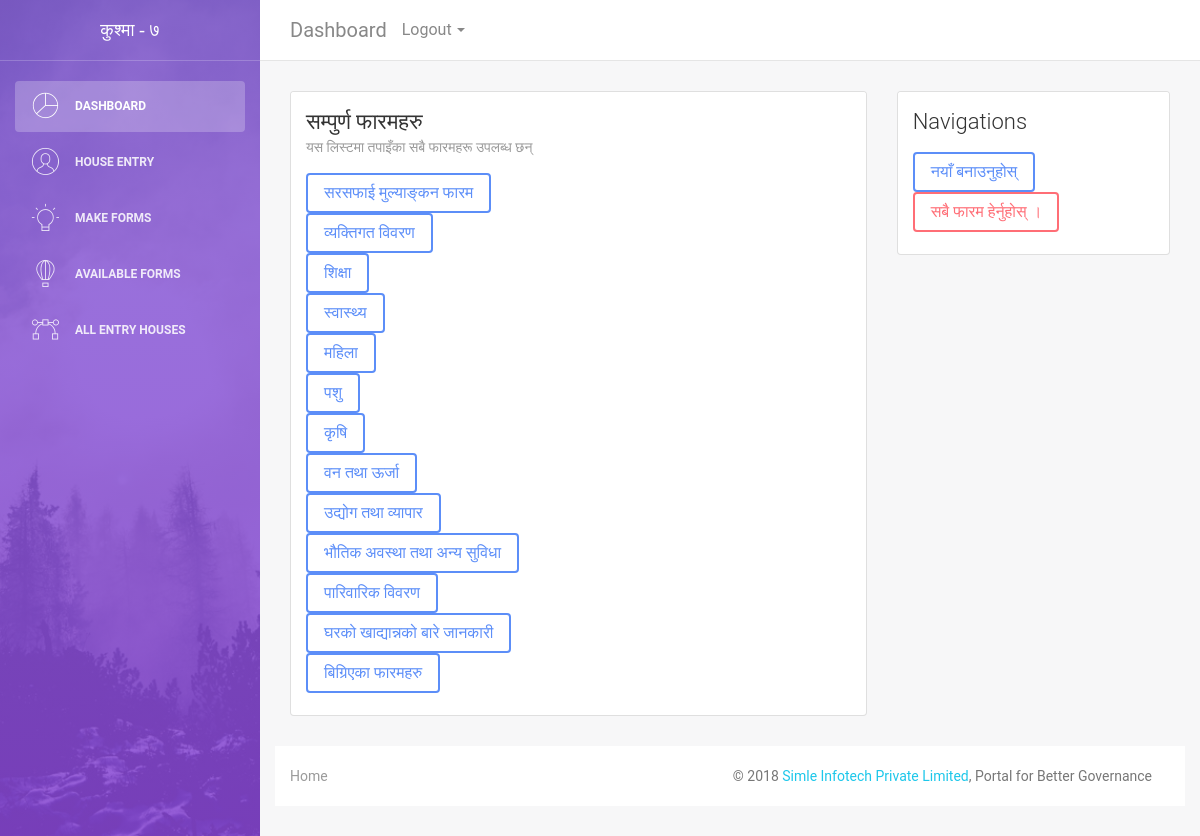
/forms/design/, run on an earlier commit of the app's database.
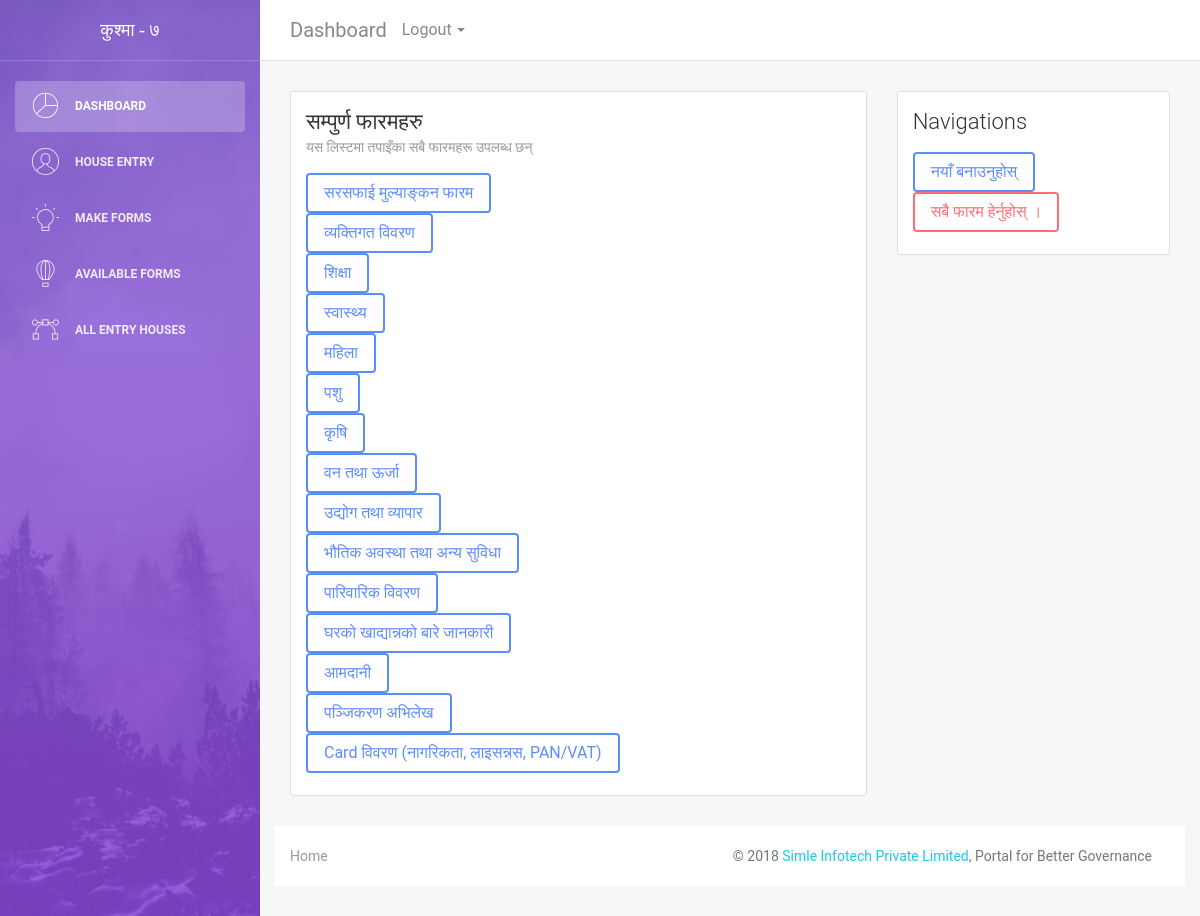
And on a later commit of the database.
### formentry/submodals/formGenerator.py (models this page shows)
class formValue(models.Model):
    formName = models.TextField('Form Name (फारमको नाम)')
    markers = models.IntegerField('Total Markers (प्राप्ताङ्कको जम्मा सङ्ख्या)', default=1)
    formTypeChoices = (
    (1,'House'), (2,'Family'), (3, 'Individual')
    )
    formType = models.IntegerField('Form Target Group',choices=formTypeChoices, default=3)
    jsonText = models.TextField('Json Text')
    def __str__(self):
        return self.formName;

### formentry/formviews.py (the view)
def index(request):
    myforms = formValue.objects.all()
    newLink = '/forms/design/'+'0/main/'
    formtitle = 'सम्पुर्ण फारमहरु'
    formdescription = 'यस लिस्टमा तपाइँका सबै फारमहरू उपलब्ध छन्'
    return render(request,'base_forms/list.html',{
        'new': newLink, 'list':myforms, 'form_type':'form',
        'formtitle':formtitle, 'formdescription':formdescription,
    })

### formentry/templates/base_forms/list.html (shortened to what this page needs)
{% extends 'entry_forms/user_forms.html' %}
{% block form-title %}
  <h4 class="card-title">{{formtitle}}</h4>
  <p class="card-category">{{formdescription}}</p>
{% endblock %}
{% block form-body %}
<div id="A">
  {% for member in list %}
  <div id="{{member.id}}">{% if form_type %}
    <a href="{% url 'formentry:submit_formindex' id=member.id %}" class="btn btn-primary">{{member}}</a>
    {% endif %}
  </div>
  {% endfor %}
</div>
{% endblock %}
{% block form-nav %}
{% if new %}
<a class="btn btn-primary" href="{{new}}">नयाँ बनाउनुहोस्</a>
{% endif %}
<a class="btn btn-danger" href="/forms/design/">सबै फारम हेर्नुहोस् । </a>
{% endblock %}

What changed in the data, as far as the page shows it:
removed formValue: formName "बिग्रिएका फारमहरु"
added formValue: formName "आमदानी"
added formValue: formName "पञ्जिकरण अभिलेख"
added formValue: formName "Card विवरण (नागरिकता, लाइसन्नस, PAN/VAT)"
